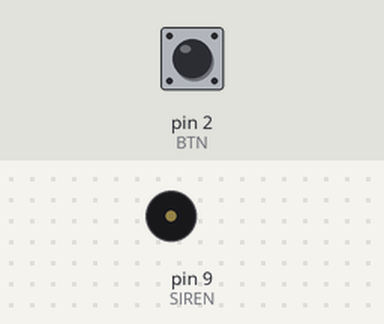
A sketch run on a simulated Arduino Uno, built with avr-gcc and run on an emulated ATmega328P. On the bench: buzzer (waves = sounding, pin HIGH). Inputs (shaded band) come from the test bench; at power-on: pin 2 (BTN) HIGH.

Above: at 1.2 s.
1.3 s: pin 2 (BTN) pulled LOW for 3.2 s
At 2.0 s:
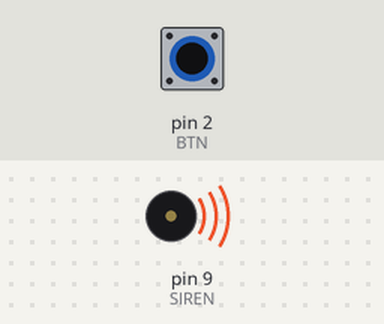
6.8 s: pin 2 (BTN) pulled LOW for 0.15 s
At 9.6 s:
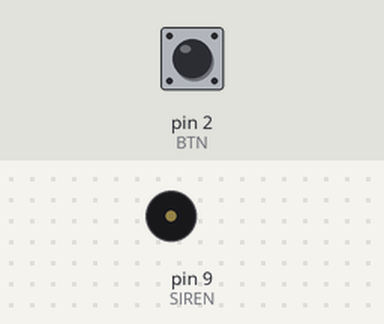
9.9 s: pin 2 (BTN) pulled LOW for 1 s
At 11.0 s:
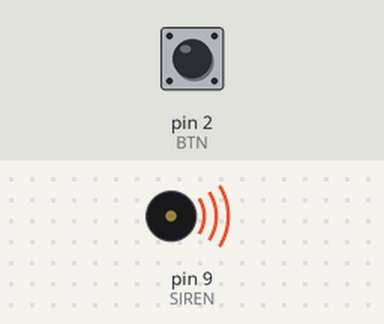
Timing chart, 0 to 13.4 s (numbered marks = the images above; inputs shaded):
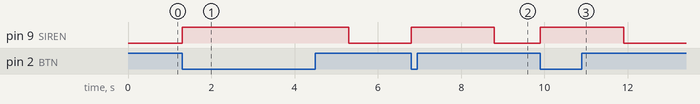

Measured:
- after the input at 1.3 s, pin 9 (SIREN): LOW → HIGH at once, → LOW 4.0 s later
- after the input at 6.8 s, pin 9 (SIREN): LOW → HIGH at once, → LOW 2.0 s later
- after the input at 9.9 s, pin 9 (SIREN): LOW → HIGH at once, → LOW 2.0 s later

The sketch:

sketch.ino
```cpp
const int BTN=2; const int SIREN=9;
void setup(){ pinMode(BTN,INPUT_PULLUP); pinMode(SIREN,OUTPUT); Serial.begin(9600); }
void loop(){
  if(digitalRead(BTN)==LOW){
    digitalWrite(SIREN,HIGH);
    delay(2000);
    digitalWrite(SIREN,LOW);
  }
}
```
